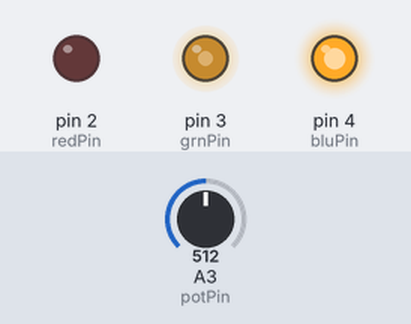
Recording of a sketch running on a simulated Arduino Uno, built with avr-gcc and run on an emulated ATmega328P. Shown: output pins drawn as LEDs (lit = HIGH). The test bench sets the inputs (shaded band); at power-on: A3 (potPin) = 512.

Above: at 1.2 s.
1.3 s: A3 (potPin) set to 331
At 1.7 s:
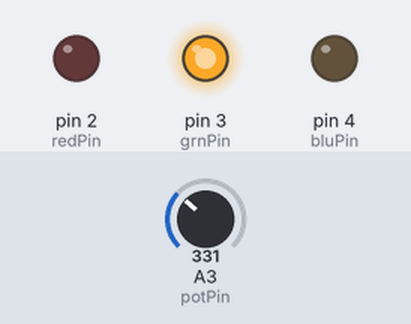
2.8 s: A3 (potPin) set to 511
At 4.0 s:
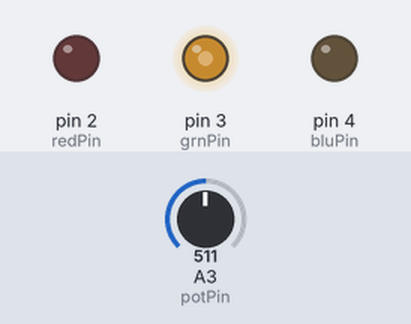
4.3 s: A3 (potPin) set to 692
At 5.2 s:
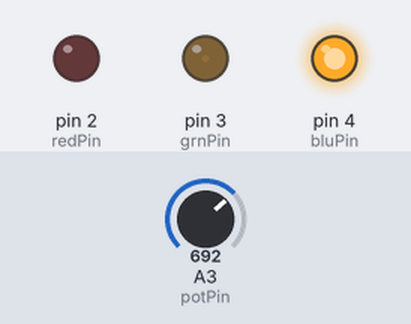
5.8 s: A3 (potPin) set to 900
At 6.3 s:
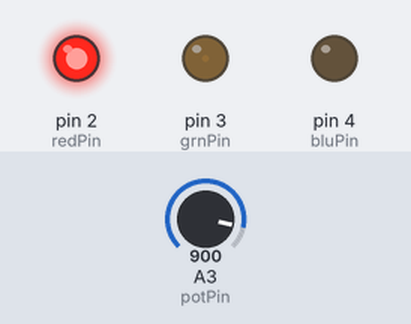
7.3 s: A3 (potPin) set to 122
At 8.5 s:
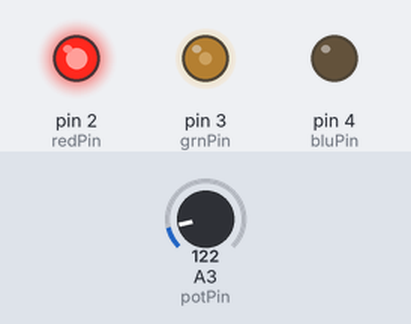
8.8 s: A3 (potPin) set to 716
At 9.8 s:
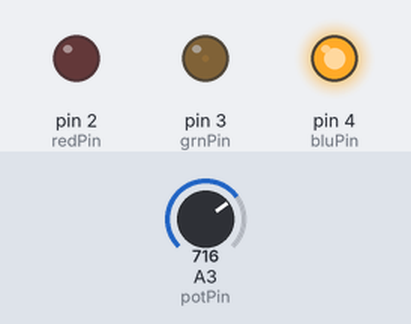
Timing chart, 0 to 11.3 s (numbered marks = the images above; inputs shaded):
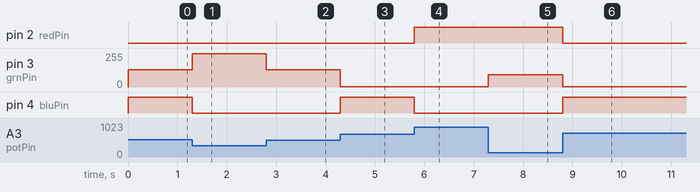

The sketch:

2.PotentiometerLED.ino
```cpp
int potPin = A3;
int potVal = 0;

int redPin = 2;
int grnPin = 3;
int bluPin = 4;

int redVal = 0;
int grnVal = 0;
int bluVal = 0;

void setup()
{
  pinMode(redPin, OUTPUT);
  pinMode(grnPin, OUTPUT);
  pinMode(bluPin, OUTPUT);
}


void loop()
{
  potVal = analogRead(potPin);

  if (potVal < 341)
  {
    potVal = (potVal * 3) / 4;

    redVal = 256 - potVal;
    grnVal = potVal;
    bluVal = 1;
  }
  else if (potVal < 682)
  {
    potVal = ( (potVal-341) * 3) / 4;

    redVal = 1;
    grnVal = 256 - potVal;
    bluVal = potVal;
  }
  else
  {
    potVal = ( (potVal-683) * 3) / 4;

    redVal = potVal;
    grnVal = 1;
    bluVal = 256 - potVal;
  }
  analogWrite(redPin, redVal);
  analogWrite(grnPin, grnVal);
  analogWrite(bluPin, bluVal);
}
```

Measured:
- after the input at 1.3 s, pin 3 (grnPin): 128/255 → 248/255 at once; pin 4 (bluPin): HIGH → LOW at once
- after the input at 2.8 s, pin 3 (grnPin): 248/255 → 129/255 at once
- after the input at 4.3 s, pin 3 (grnPin): 129/255 → 1/255 at once; pin 4 (bluPin): LOW → HIGH at once
- after the input at 5.8 s, pin 2 (redPin): LOW → HIGH at once; pin 4 (bluPin): HIGH → LOW at once
- after the input at 7.3 s, pin 3 (grnPin): 1/255 → 91/255 at once
- after the input at 8.8 s, pin 2 (redPin): HIGH → LOW at once; pin 3 (grnPin): 91/255 → 1/255 at once; pin 4 (bluPin): LOW → HIGH at once
